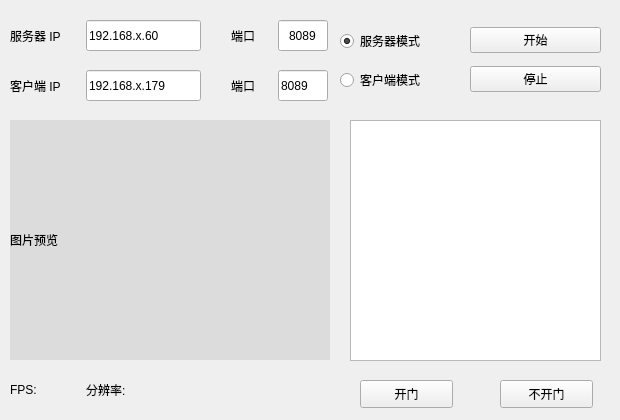
<?xml version="1.0" encoding="UTF-8"?>
<ui version="4.0">
 <class>tcpui</class>
 <widget class="QWidget" name="tcpui">
  <property name="geometry">
   <rect>
    <x>0</x>
    <y>0</y>
    <width>620</width>
    <height>420</height>
   </rect>
  </property>
  <property name="sizePolicy">
   <sizepolicy hsizetype="Minimum" vsizetype="Minimum">
    <horstretch>0</horstretch>
    <verstretch>0</verstretch>
   </sizepolicy>
  </property>
  <property name="minimumSize">
   <size>
    <width>620</width>
    <height>420</height>
   </size>
  </property>
  <property name="maximumSize">
   <size>
    <width>620</width>
    <height>420</height>
   </size>
  </property>
  <property name="sizeIncrement">
   <size>
    <width>620</width>
    <height>420</height>
   </size>
  </property>
  <property name="baseSize">
   <size>
    <width>620</width>
    <height>420</height>
   </size>
  </property>
  <property name="windowTitle">
   <string>tcpui</string>
  </property>
  <widget class="QLabel" name="image_label">
   <property name="geometry">
    <rect>
     <x>10</x>
     <y>120</y>
     <width>320</width>
     <height>240</height>
    </rect>
   </property>
   <property name="sizePolicy">
    <sizepolicy hsizetype="Preferred" vsizetype="Preferred">
     <horstretch>160</horstretch>
     <verstretch>120</verstretch>
    </sizepolicy>
   </property>
   <property name="minimumSize">
    <size>
     <width>320</width>
     <height>240</height>
    </size>
   </property>
   <property name="maximumSize">
    <size>
     <width>320</width>
     <height>240</height>
    </size>
   </property>
   <property name="styleSheet">
    <string notr="true">background-color:rgb(220, 220, 220)</string>
   </property>
   <property name="text">
    <string>图片预览</string>
   </property>
  </widget>
  <widget class="QTextBrowser" name="textBrowser">
   <property name="geometry">
    <rect>
     <x>350</x>
     <y>120</y>
     <width>251</width>
     <height>241</height>
    </rect>
   </property>
  </widget>
  <widget class="QWidget" name="layoutWidget">
   <property name="geometry">
    <rect>
     <x>10</x>
     <y>20</y>
     <width>191</width>
     <height>31</height>
    </rect>
   </property>
   <layout class="QHBoxLayout" name="horizontalLayout">
    <item>
     <widget class="QLabel" name="server_ip">
      <property name="sizePolicy">
       <sizepolicy hsizetype="Minimum" vsizetype="Preferred">
        <horstretch>0</horstretch>
        <verstretch>0</verstretch>
       </sizepolicy>
      </property>
      <property name="maximumSize">
       <size>
        <width>70</width>
        <height>16777215</height>
       </size>
      </property>
      <property name="text">
       <string>服务器 IP</string>
      </property>
     </widget>
    </item>
    <item>
     <widget class="QLineEdit" name="server_ip_edit">
      <property name="sizePolicy">
       <sizepolicy hsizetype="Minimum" vsizetype="Preferred">
        <horstretch>0</horstretch>
        <verstretch>0</verstretch>
       </sizepolicy>
      </property>
      <property name="maximumSize">
       <size>
        <width>120</width>
        <height>16777215</height>
       </size>
      </property>
      <property name="text">
       <string>192.168.x.60</string>
      </property>
     </widget>
    </item>
   </layout>
  </widget>
  <widget class="QWidget" name="layoutWidget">
   <property name="geometry">
    <rect>
     <x>230</x>
     <y>20</y>
     <width>101</width>
     <height>31</height>
    </rect>
   </property>
   <layout class="QHBoxLayout" name="horizontalLayout_2">
    <item>
     <widget class="QLabel" name="server_port">
      <property name="sizePolicy">
       <sizepolicy hsizetype="Minimum" vsizetype="Preferred">
        <horstretch>0</horstretch>
        <verstretch>0</verstretch>
       </sizepolicy>
      </property>
      <property name="maximumSize">
       <size>
        <width>40</width>
        <height>50</height>
       </size>
      </property>
      <property name="text">
       <string>端口</string>
      </property>
     </widget>
    </item>
    <item>
     <widget class="QLineEdit" name="server_port_edit">
      <property name="sizePolicy">
       <sizepolicy hsizetype="Minimum" vsizetype="Preferred">
        <horstretch>0</horstretch>
        <verstretch>0</verstretch>
       </sizepolicy>
      </property>
      <property name="minimumSize">
       <size>
        <width>0</width>
        <height>0</height>
       </size>
      </property>
      <property name="maximumSize">
       <size>
        <width>50</width>
        <height>50</height>
       </size>
      </property>
      <property name="layoutDirection">
       <enum>Qt::LeftToRight</enum>
      </property>
      <property name="text">
       <string>8089</string>
      </property>
      <property name="alignment">
       <set>Qt::AlignCenter</set>
      </property>
     </widget>
    </item>
   </layout>
  </widget>
  <widget class="QWidget" name="layoutWidget">
   <property name="geometry">
    <rect>
     <x>10</x>
     <y>70</y>
     <width>191</width>
     <height>31</height>
    </rect>
   </property>
   <layout class="QHBoxLayout" name="horizontalLayout_3">
    <item>
     <widget class="QLabel" name="client_ip">
      <property name="sizePolicy">
       <sizepolicy hsizetype="Minimum" vsizetype="Preferred">
        <horstretch>0</horstretch>
        <verstretch>0</verstretch>
       </sizepolicy>
      </property>
      <property name="maximumSize">
       <size>
        <width>70</width>
        <height>16777215</height>
       </size>
      </property>
      <property name="text">
       <string>客户端 IP</string>
      </property>
     </widget>
    </item>
    <item>
     <widget class="QLineEdit" name="client_ip_edit">
      <property name="sizePolicy">
       <sizepolicy hsizetype="Minimum" vsizetype="Preferred">
        <horstretch>0</horstretch>
        <verstretch>0</verstretch>
       </sizepolicy>
      </property>
      <property name="maximumSize">
       <size>
        <width>120</width>
        <height>16777215</height>
       </size>
      </property>
      <property name="text">
       <string>192.168.x.179</string>
      </property>
     </widget>
    </item>
   </layout>
  </widget>
  <widget class="QWidget" name="layoutWidget">
   <property name="geometry">
    <rect>
     <x>230</x>
     <y>70</y>
     <width>101</width>
     <height>31</height>
    </rect>
   </property>
   <layout class="QHBoxLayout" name="horizontalLayout_4">
    <item>
     <widget class="QLabel" name="client_port">
      <property name="sizePolicy">
       <sizepolicy hsizetype="Minimum" vsizetype="Preferred">
        <horstretch>0</horstretch>
        <verstretch>0</verstretch>
       </sizepolicy>
      </property>
      <property name="maximumSize">
       <size>
        <width>40</width>
        <height>50</height>
       </size>
      </property>
      <property name="text">
       <string>端口</string>
      </property>
     </widget>
    </item>
    <item>
     <widget class="QLineEdit" name="client_port_edit">
      <property name="sizePolicy">
       <sizepolicy hsizetype="Minimum" vsizetype="Preferred">
        <horstretch>0</horstretch>
        <verstretch>0</verstretch>
       </sizepolicy>
      </property>
      <property name="minimumSize">
       <size>
        <width>0</width>
        <height>0</height>
       </size>
      </property>
      <property name="maximumSize">
       <size>
        <width>50</width>
        <height>50</height>
       </size>
      </property>
      <property name="text">
       <string>8089</string>
      </property>
     </widget>
    </item>
   </layout>
  </widget>
  <widget class="QWidget" name="layoutWidget">
   <property name="geometry">
    <rect>
     <x>340</x>
     <y>20</y>
     <width>111</width>
     <height>81</height>
    </rect>
   </property>
   <layout class="QVBoxLayout" name="verticalLayout">
    <item>
     <widget class="QRadioButton" name="server_mode_check">
      <property name="text">
       <string>服务器模式</string>
      </property>
      <property name="checked">
       <bool>true</bool>
      </property>
     </widget>
    </item>
    <item>
     <widget class="QRadioButton" name="client_mode_check">
      <property name="text">
       <string>客户端模式</string>
      </property>
     </widget>
    </item>
   </layout>
  </widget>
  <widget class="QWidget" name="layoutWidget">
   <property name="geometry">
    <rect>
     <x>470</x>
     <y>20</y>
     <width>131</width>
     <height>81</height>
    </rect>
   </property>
   <layout class="QVBoxLayout" name="verticalLayout_2">
    <item>
     <widget class="QPushButton" name="start_button">
      <property name="text">
       <string>开始</string>
      </property>
     </widget>
    </item>
    <item>
     <widget class="QPushButton" name="stop_button">
      <property name="text">
       <string>停止</string>
      </property>
     </widget>
    </item>
   </layout>
  </widget>
  <widget class="QWidget" name="layoutWidget">
   <property name="geometry">
    <rect>
     <x>10</x>
     <y>374</y>
     <width>321</width>
     <height>31</height>
    </rect>
   </property>
   <layout class="QHBoxLayout" name="horizontalLayout_5">
    <item>
     <widget class="QLabel" name="fps_label">
      <property name="maximumSize">
       <size>
        <width>70</width>
        <height>16777215</height>
       </size>
      </property>
      <property name="text">
       <string>FPS:</string>
      </property>
     </widget>
    </item>
    <item>
     <widget class="QLabel" name="image_size_label">
      <property name="text">
       <string>分辨率:</string>
      </property>
     </widget>
    </item>
   </layout>
  </widget>
  <widget class="QPushButton" name="open_button">
   <property name="geometry">
    <rect>
     <x>360</x>
     <y>380</y>
     <width>93</width>
     <height>28</height>
    </rect>
   </property>
   <property name="text">
    <string>开门</string>
   </property>
  </widget>
  <widget class="QPushButton" name="close_button">
   <property name="geometry">
    <rect>
     <x>500</x>
     <y>380</y>
     <width>93</width>
     <height>28</height>
    </rect>
   </property>
   <property name="text">
    <string>不开门</string>
   </property>
  </widget>
 </widget>
 <resources/>
 <connections/>
</ui>
